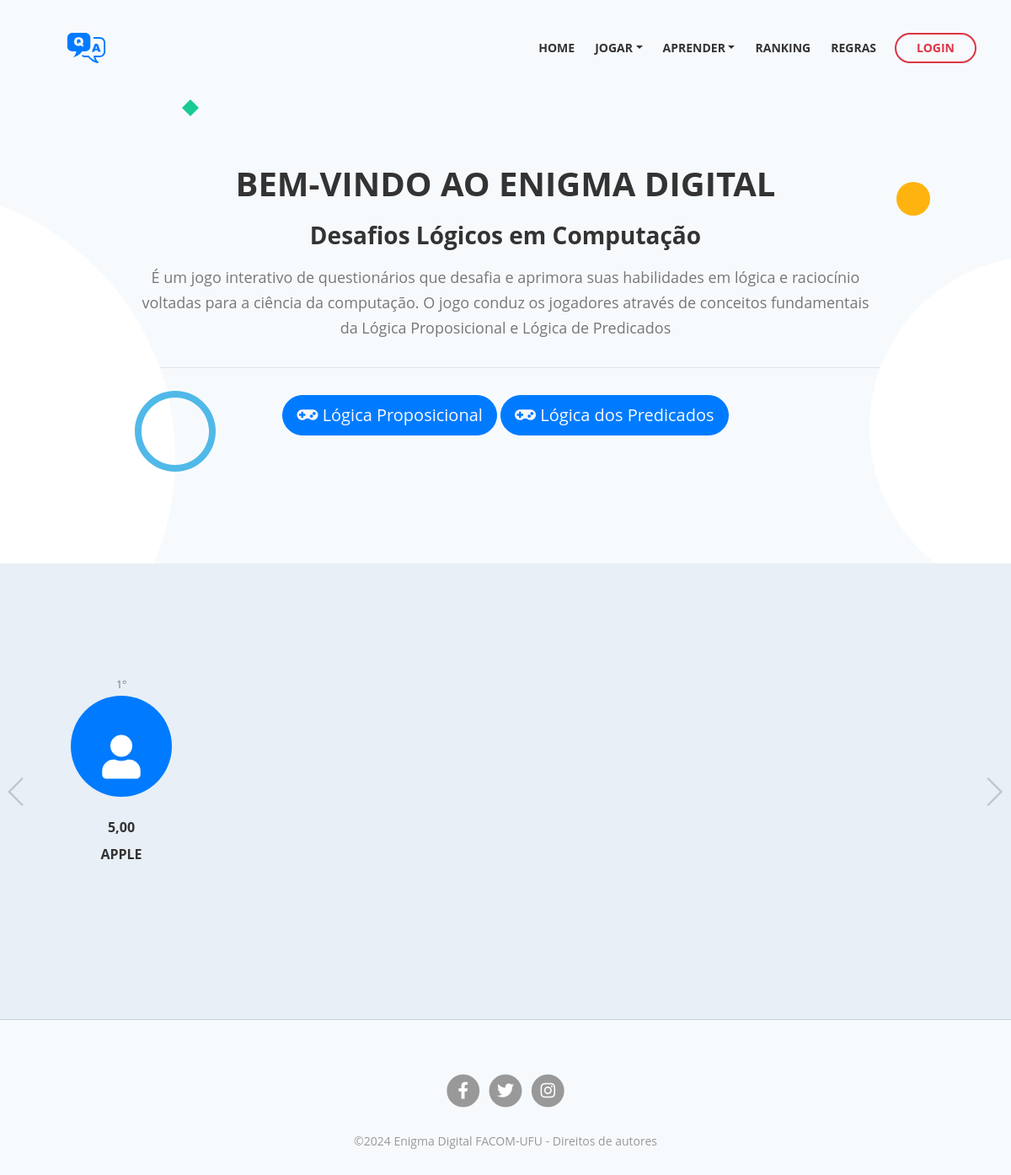
The app's page /, older data.
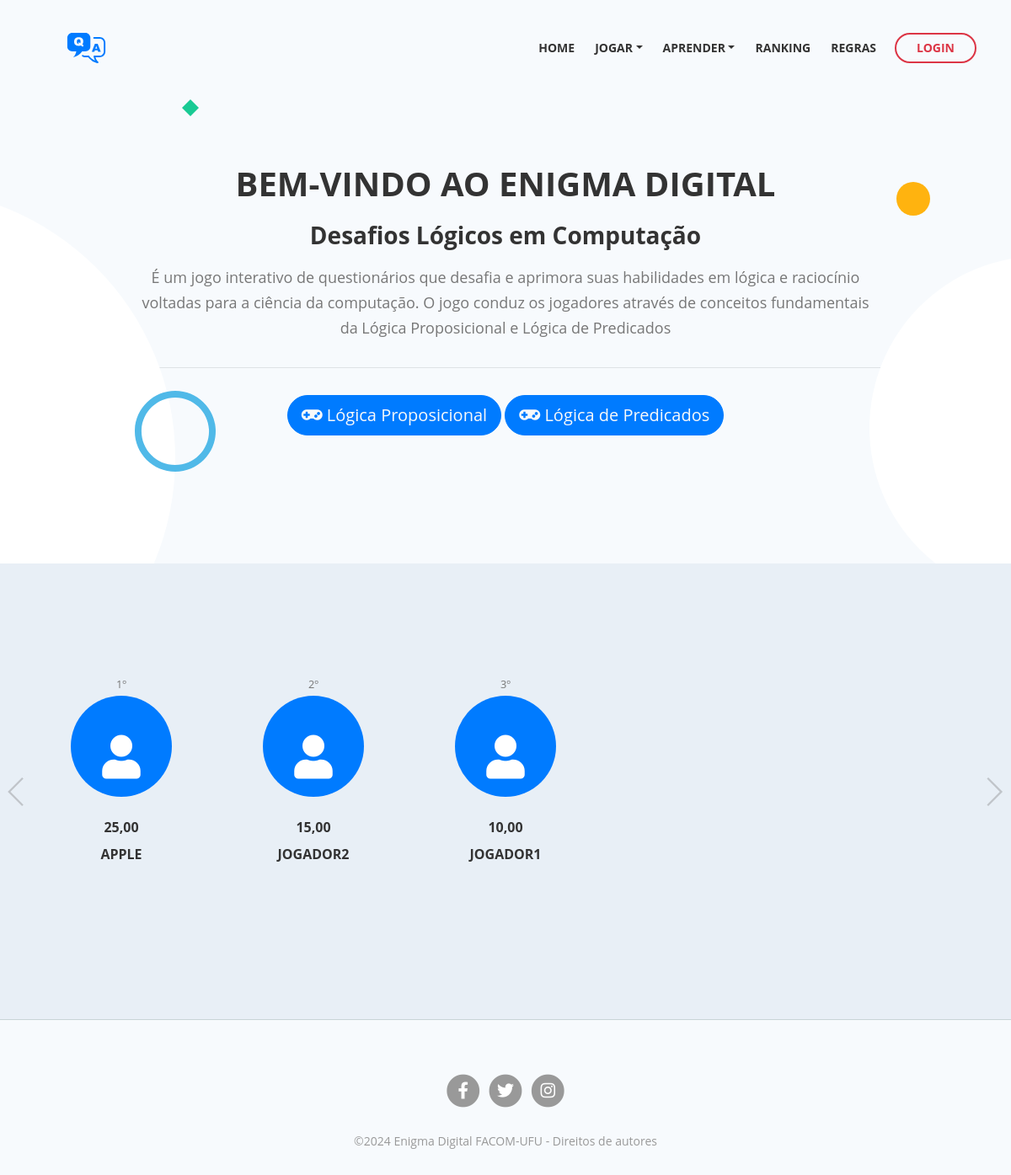
The same page, newer data.
### game/models.py (models this page shows, shortened)
class Category(models.Model):
    id = models.AutoField(auto_created=True, primary_key=True, verbose_name='ID')
    category_name = models.CharField(verbose_name='Categoria', max_length=40)
    class Meta:
        verbose_name = ("Categoria")
        verbose_name_plural = ("Categorias")

class QuizUser(models.Model):
    id = models.AutoField(verbose_name='ID',primary_key=True, auto_created=True)
    user = models.ForeignKey(User, on_delete=models.CASCADE, verbose_name='Jogador')
    total_score = models.DecimalField(decimal_places=2,default=0, max_digits=10, verbose_name='Total de Pontos',null=True)
    class Meta:
        verbose_name = ("Jogador")
        verbose_name_plural = ("Jogadores")

### game/views.py (the view)
# urls.py: path('', views.index, name='index'),
def index(request):
    categories = Category.objects.all()
    total_quiz_user = QuizUser.objects.order_by('-total_score')[:10]
    difficulties = Difficulty.objects.all()
    context = {'total_quiz_user':total_quiz_user,'categories': categories,'difficulties':difficulties,}
    return render(request,'html/index.html', context)

### game/templates/html/index.html (shortened to what this page needs)
{% extends 'base.html' %}
{% load static %}
{% block content %}
<header class="header">
    <div class="container">
        <div class="row">
            <div class="col-lg-12">
                <div class="text-container">
                    <h2 class="text-uppercase">Bem-vindo ao Enigma Digital</h2>
                    <h3 class="py-2">Desafios Lógicos em Computação</h3>
                    <p class="p-large p-heading">É um jogo interativo de questionários que desafia e aprimora suas
                        habilidades em lógica e raciocínio voltadas para a ciência da computação. O jogo conduz os
                        jogadores através de conceitos fundamentais da Lógica Proposicional e Lógica de Predicados</p>
                    <div class="border-bottom mb-4"></div>
                    <div class="py-2 mt-4">
                        {% for category in categories %}
                        <a href="{% url 'quizz:quizz_view_category' category.id %}"><button type="button"
                                class="btn btn-primary btn-lg rounded-pill text-light">
                                <i class="fa fa-solid fa-gamepad"></i> {{category.category_name}}
                            </button></a>
                        {% endfor %}
                    </div>
                </div>
            </div>
        </div>
    </div>
    <div class="deco-white-circle-1">
        <img src="{% static 'img/decorative-white-circle.svg' %}" alt="alternative">
    </div>
    <div class="deco-white-circle-2">
        <img src="{% static 'img/decorative-white-circle.svg' %}" alt="alternative">
    </div>
    <div class="deco-blue-circle">
        <img src="{% static 'img/decorative-blue-circle.svg' %}" alt="alternative">
    </div>
    <div class="deco-yellow-circle">
        <img src="{% static 'img/decorative-yellow-circle.svg' %}" alt="alternative">
    </div>
    <div class="deco-green-diamond">
        <img src="{% static 'img/decorative-green-diamond.svg' %}" alt="alternative">
    </div>
</header>
{% block home %}
<div id="screens" class="slider cards-1 ">
    <div class="container text-center">
        <div class="row">
            <div class="col-lg-12">
                <div class="slider-container">
                    <div class="swiper-container image-slider text-center">
                        <div class="swiper-wrapper ">
                            {% for winner in total_quiz_user%}
                            <div class="swiper-slide text-center">
                                <div class="card">
                                    <small class="display-6">{{forloop.counter}}º</small>
                                    <div class="card-image alert bg-primary">
                                        <i class="fas fa-user" style="color: #fff;"></i>
                                    </div>
                                    <div class="card-body">
                                        <h6 class="text-uppercase">{{winner.total_score}}</h6>
                                        <h6 class="text-uppercase">{{winner.user.username}}</h6>
                                    </div>
                                </div>
                            </div>
                            {%endfor%}
                        </div>
                    </div>
                </div>
            </div>
        </div>
    </div>
</div>
{% endblock home %}
{% endblock content %}

### game/templates/base.html (shortened to what this page needs)
{% load static %}
<!DOCTYPE html>
<html lang="en">
<head>
  <link rel="stylesheet" href="https://use.fontawesome.com/releases/v5.8.1/css/all.css"
>
  {% block static %}
  <link href="{% static 'css/bootstrap.css' %}" rel="stylesheet">
  <link href="{% static 'css/fontawesome-all.css' %}" rel="stylesheet">
  <link href="{% static 'css/swiper.css' %}" rel="stylesheet">
  <link href="{% static 'css/magnific-popup.css' %}" rel="stylesheet">
  <link href="{% static 'css/styles.css' %}" rel="stylesheet">
  {% endblock static %}
</head>
<body data-spy="scroll" data-target=".fixed-top">
  <nav class="navbar navbar-expand-lg navbar-dark navbar-custom fixed-top">
    <div class="container">
      <a class="navbar-brand logo-image" href="{% url 'quizz:index'%}"><img class="text-danger" src="{% static 'img/logo3.svg' %}"
          alt="alternative"></a>
      <div class="collapse navbar-collapse text-uppercase" id="navbarsExampleDefault">
        <ul class="navbar-nav ml-auto">
          <li class="nav-item">
            <a class="nav-link page-scroll" href="{% url 'quizz:index'%}">Home<span class="sr-only">(current)</span></a>
          </li>
          <li class="nav-item dropdown">
            <a class="nav-link dropdown-toggle page-scroll" id="navbarDropdown" role="button" aria-haspopup="true"
              aria-expanded="false">Jogar</a>
          </li>
          <li class="nav-item dropdown">
            <a class="nav-link dropdown-toggle page-scroll" id="navbarDropdown" role="button" aria-haspopup="true"
              aria-expanded="false">Aprender</a>
          </li>
          <li class="nav-item">
            <a class="nav-link page-scroll" href="{% url 'quizz:ranking'%}">Ranking</a>
          </li>
          <li class="nav-item">
            <a class="nav-link page-scroll" href="{% url 'quizz:rules'%}">Regras</a>
          </li>
        </ul>
        <span class="nav-item">
          {% if user.is_authenticated %}
          <a class="btn-outline-sm page-scroll page-scroll" role="button" aria-pressed="true" href="{% url 'quizz:quiz_logout'%}">Sair</a>
          {%else%}
          <a class="btn-outline-sm page-scroll" href="{% url 'quizz:quiz_login'%}">LOGIN</a>
          {%endif%}
        </span>
      </div>
    </div>
  </nav>
  {% block content %}
  {% endblock content %}
  <div class="footer">
    <div class="container">
      <div class="row">
        <div class="col-lg-12 ">
          <div class="text-center">
            <span class="fa-stack">
              <a href="https://">
                <i class="fas fa-circle fa-stack-2x"></i>
                <i class="fab fa-facebook-f fa-stack-1x"></i>
              </a>
            </span>
            <span class="fa-stack">
              <a href="https://">
                <i class="fas fa-circle fa-stack-2x"></i>
                <i class="fab fa-twitter fa-stack-1x"></i>
              </a>
            </span>
            <span class="fa-stack">
              <a href="https://">
                <i class="fas fa-circle fa-stack-2x"></i>
                <i class="fab fa-instagram fa-stack-1x"></i>
              </a>
            </span>
          </div>
        </div>
      </div>
    </div>
  </div>
  <div class="copyright">
    <div class="container">
      <div class="row">
        <div class="col-lg-12">
          <p class="p-small">&copy;{% now "Y" %} Enigma Digital <a href="{% url 'quizz:index'%}">FACOM-UFU</a> -
            Direitos de autores</p>
        </div>
      </div>
    </div>
  </div>
</body>
</html>

Row changes from the older to the newer data that the page shows:
changed Category: category_name "Lógica dos Predicados" → "Lógica de Predicados"
changed QuizUser "APPLE": total_score "5,00" → "25,00"
added QuizUser: total_score "15,00", user.username "JOGADOR2"
added QuizUser: total_score "10,00", user.username "JOGADOR1"
